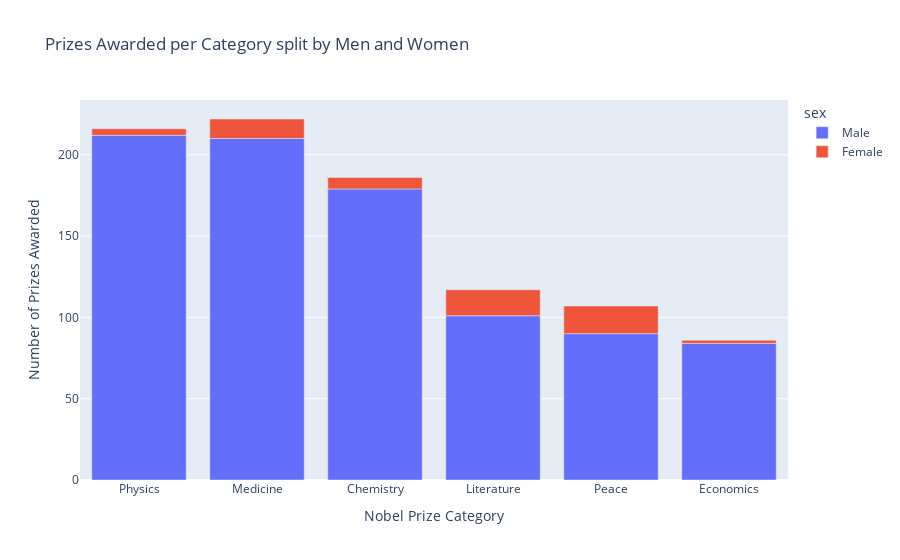

The code cell stored with this chart in its notebook:
### Markdown cell above
# Male and Female Winners by Category

**Challenge**: Create a [plotly bar chart](https://plotly.com/python/bar-charts/) that shows the split between men and women by category. 
* Hover over the bar chart. How many prizes went to women in Literature compared to Physics?

<img src=https://i.imgur.com/od8TfOp.png width=650>

### Code cell
prizes_by_category = df_data.groupby(['category','sex'], as_index=False).agg({'prize': pd.Series.count})
prizes_by_category.sort_values('prize', ascending=False, inplace=True)
print(prizes_by_category)
bar = px.bar(prizes_by_category, 
             x=prizes_by_category.category, 
             y=prizes_by_category.prize, 
             color=prizes_by_category.sex,
             title='Prizes Awarded per Category split by Men and Women')
bar.update_layout(xaxis_title='Nobel Prize Category', yaxis_title="Number of Prizes Awarded")
bar.show()

### Figure 1 — Plotly figure (JSON) as saved in the notebook; plotly's stock layout.template omitted (floating-point values rounded to 4 significant figures)
{"data": [{"alignmentgroup": "True", "hovertemplate": "sex=Male<br>category=%{x}<br>prize=%{y}<extra></extra>", "legendgroup": "Male", "marker": {"color": "#636efa"}, "name": "Male", "offsetgroup": "Male", "orientation": "v", "showlegend": true, "textposition": "auto", "type": "bar", "x": ["Physics", "Medicine", "Chemistry", "Literature", "Peace", "Economics"], "xaxis": "x", "y": [212, 210, 179, 101, 90, 84], "yaxis": "y"}, {"alignmentgroup": "True", "hovertemplate": "sex=Female<br>category=%{x}<br>prize=%{y}<extra></extra>", "legendgroup": "Female", "marker": {"color": "#EF553B"}, "name": "Female", "offsetgroup": "Female", "orientation": "v", "showlegend": true, "textposition": "auto", "type": "bar", "x": ["Peace", "Literature", "Medicine", "Chemistry", "Physics", "Economics"], "xaxis": "x", "y": [17, 16, 12, 7, 4, 2], "yaxis": "y"}], "layout": {"barmode": "relative", "legend": {"title": {"text": "sex"}, "tracegroupgap": 0}, "title": {"text": "Prizes Awarded per Category split by Men and Women"}, "xaxis": {"anchor": "y", "domain": [0, 1], "title": {"text": "Nobel Prize Category"}}, "yaxis": {"anchor": "x", "domain": [0, 1], "title": {"text": "Number of Prizes Awarded"}}}}
